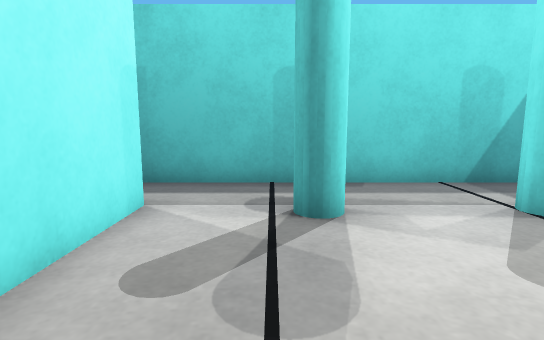
view 1 (above)

20 first-person views from a walk through a world built for the Webots simulator. The camera is 0.68 m above the floor, tilts 8° down and sees 80° across. The floor is counted in squares, 0.5 m on a side. Each view is taken from the middle of a square. On the plan, view 1 faces up. The plan holds only what a view shows up to about 14 squares ahead; the rest is blank. The place goes on beyond the plan. Robots are left out.

view 2
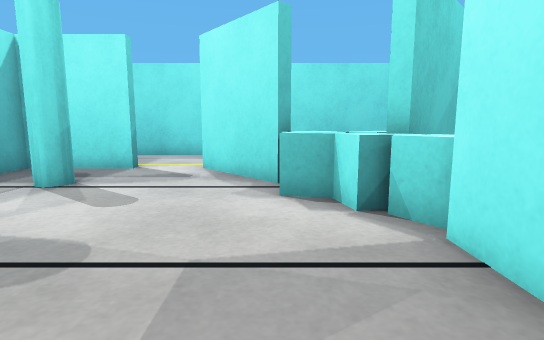

view 3
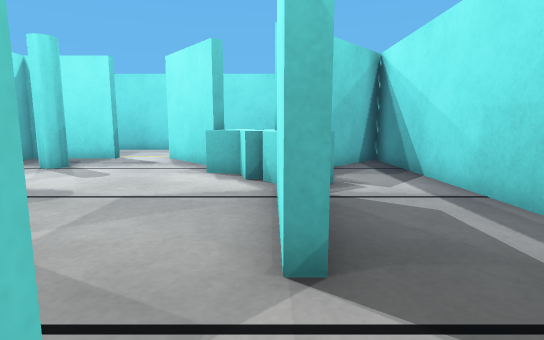

view 4
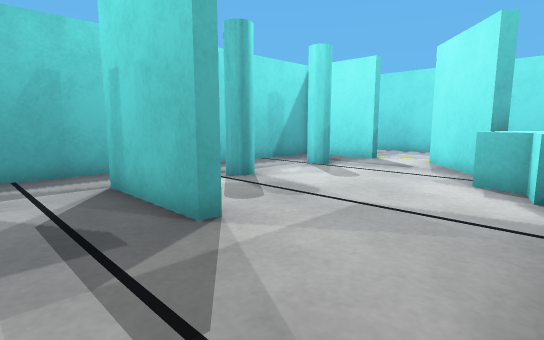

view 5
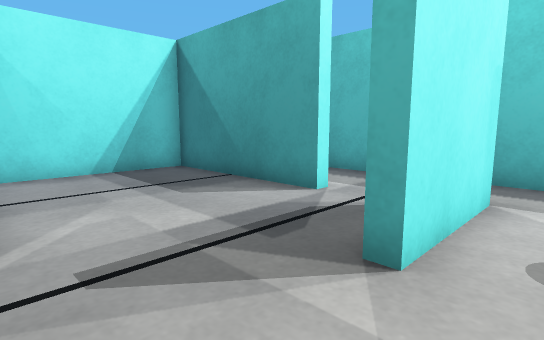

view 6
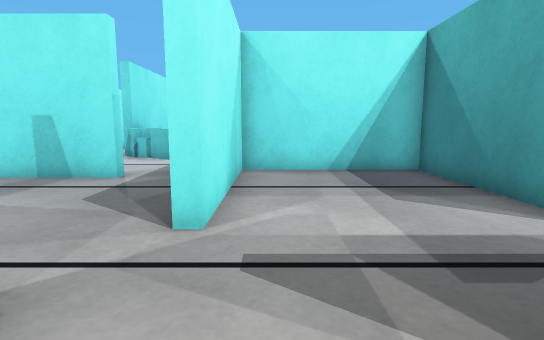

view 7
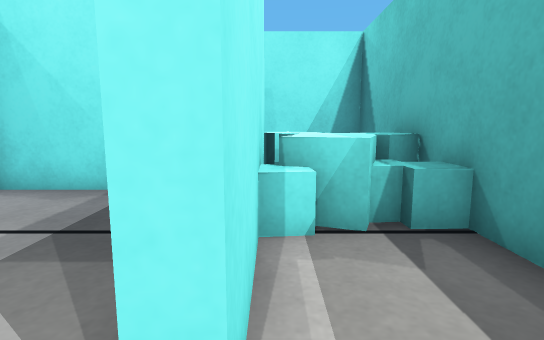

view 8
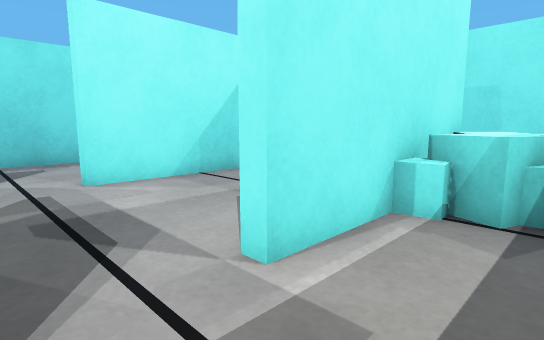

view 9
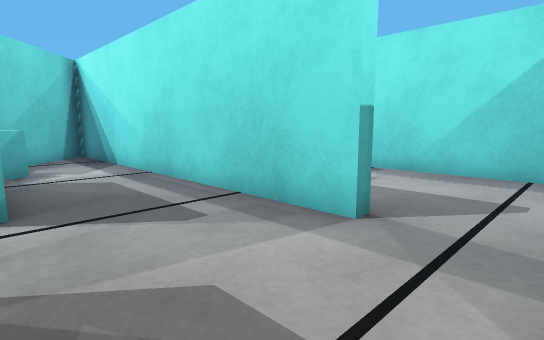

view 10
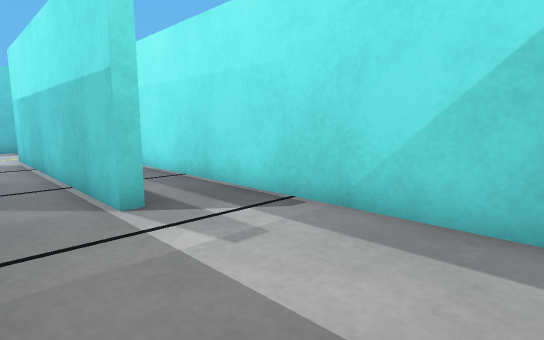

view 11
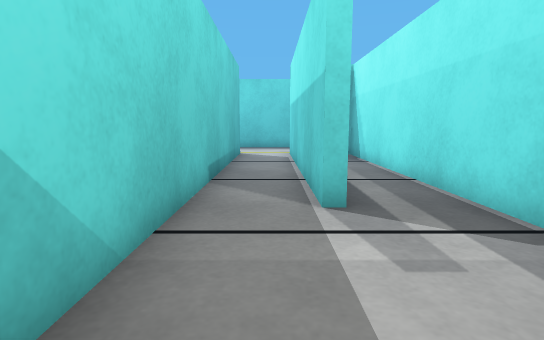

view 12
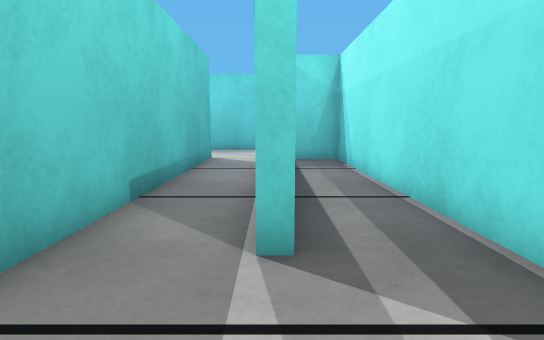

view 13
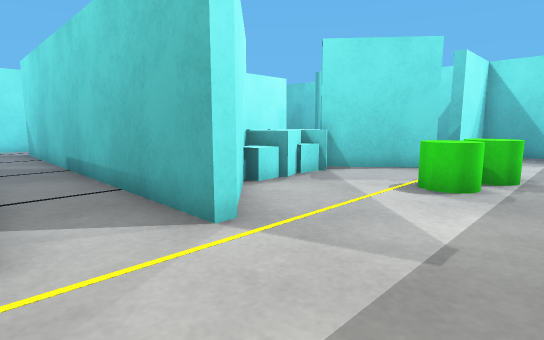

view 14
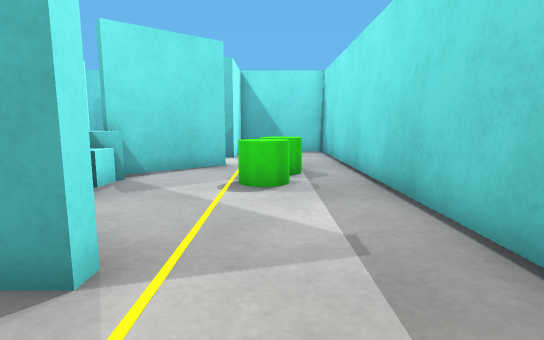

view 15
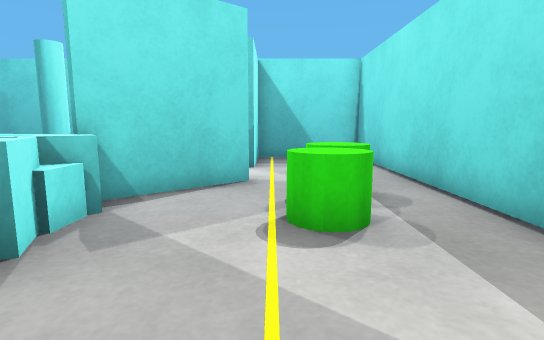

view 16
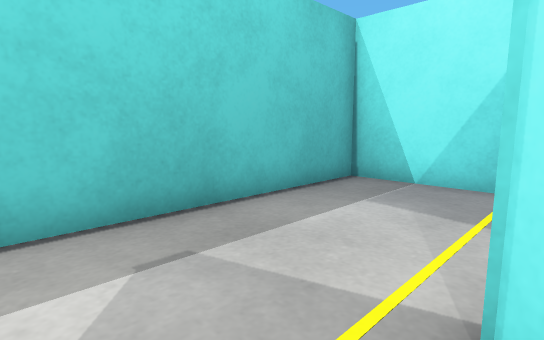

view 17
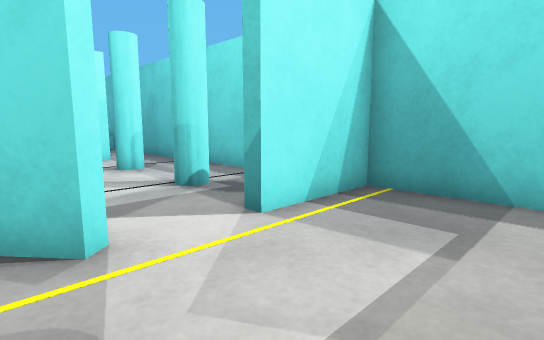

view 18
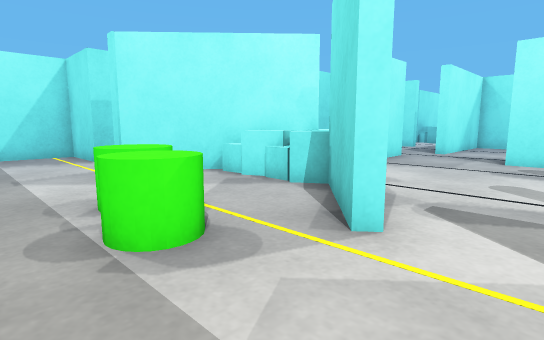

view 19
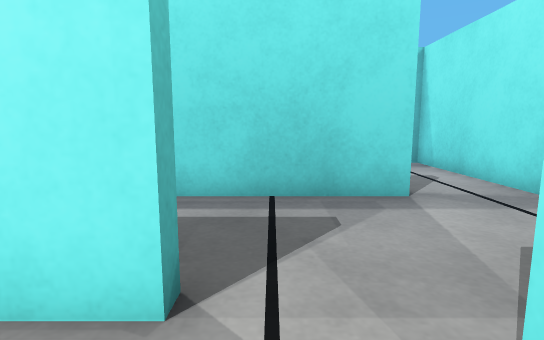

view 20
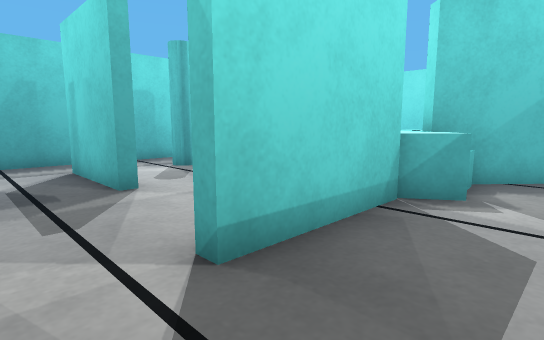

### Floor plan
Points are (right, up) in squares from view 1. A wall is a line through its corners. A room is listed if a view was taken in it or the views show most of it. See-through windows are left out.
Room 1 (views 1, 5, 6)
walls: (4.7, -0.4) (4.4, -0.1) (7.2, 2.2); (-2.2, 5.5) (-2.2, 1.9); (7.4, 4.4) (7, 4.4) (7, 7.6) (-1.5, 7.6); (-1.5, -2.1) (0.5, -2.1)
ways out: opening at (-2.5, 0) to room 2; opening at (-2.5, 6.5) to room 3; opening at (7, 3.5) to room 7
objects: cyan pole (0, 5) to (1, 5); cyan box (1, -3) to (1, -2); cyan box (2, -2) to (3, -1); cyan box (3, 0); cyan box (4, -2); cyan box (4, -1) to (4, 0); cyan pole (4, 5) to (5, 5); cyan box (5, -2) to (5, -1)
Room 2 (views 2, 3, 4, 19, 20)
walls: (-2.2, 1.9) (-2.6, 1.9) (-2.6, 3.6); (0.5, -2.5) (-3.2, -2.5) (-3.2, -2.1) (-1.5, -2.1); (-5.1, 4.4) (-10.7, 4.4) (-10.7, -0.9) (-5.1, -0.9) (-5.1, -1.4); (-6.6, -6.1) (6.7, -6.1); (5.5, -5) (3.3, -3)
ways out: opening at (-2.5, 0) to room 1; opening at (-4, 4.5) to room 3; opening at (-6, -3.5) to room 8
objects: cyan box (2, -3) to (3, -3)
Room 3 (views 7, 8)
walls: (-10.5, 4.8) (-5.1, 4.8) (-5.1, 4.4); (-2.6, 3.6) (-2.6, 5.5); (-1.5, 7.6) (-12.5, 7.6)
ways out: opening at (-2.5, 6.5) to room 1; opening at (-4, 4.5) to room 2
objects: cyan box (-12, 5) to (-11, 5); cyan box (-11, 7) to (-10, 7); other object (-10, 6); cyan box (-9, 6) to (-8, 6); cyan box (-9, 7); cyan box (-8, 5); cyan box (-8, 7)
Room 4 (view 9)
walls: (-9.8, -4) (-9.2, -4)
ways out: opening at (-9.5, -2.5) to room 8
Room 5 (views 10, 11, 12)
walls: (-2.8, -9.2) (-2.8, -8.8) (7.2, -8.8); (6.7, -6.1) (5.5, -5); (-9.2, -6.5) (-9.2, -11.6) (6.9, -11.6) (6.9, -9.9); (7.4, -6.5) (-6.6, -6.5)
ways out: opening at (7, -7.5) to room 6; opening at (-7.5, -6) to room 8
Room 6 (views 13, 14, 15, 16, 17)
walls: (7.2, -8.8) (7.2, -11.6) (11.6, -11.6) (11.6, 2.6); (3.5, -2.6) (7.4, -6.2) (7.4, -6.5); (7.2, 2.2) (7.4, 1.9) (4.7, -0.4)
ways out: opening at (7, -7.5) to room 5; opening at (9.5, 1.5) to room 7
objects: cyan box (5, -3); green cylinder (8, -2) to (9, -1); green cylinder (9, 0) to (10, 1)
Room 7 (view 18)
walls: (11.6, 2.6) (11.6, 7.6) (7.4, 7.6) (7.4, 4.4)
ways out: opening at (7, 3.5) to room 1; opening at (9.5, 1.5) to room 6
Room 8 (no view inside)
walls: (-9.2, -4) (-9.2, -6.5); (-6.6, -6.5) (-6.6, -6.1)
ways out: opening at (-6, -3.5) to room 2; opening at (-9.5, -2.5) to room 4; opening at (-7.5, -6) to room 5

Where each view was taken, in squares from view 1:
view 1: 0 up, 0 right, facing up
view 2: 0 up, 3 left, facing right
view 3: 2 down, 6 left, facing right
view 4: 2 down, 5 left, facing up-right
view 5: 1 down, 1 left, facing up-left
view 6: 0 up, 1 left, facing left
view 7: 5 up, 4 left, facing left
view 8: 7 up, 3 left, facing down-left
view 9: 2 down, 9 left, facing down-right
view 10: 7 down, 8 left, facing down-right
view 11: 8 down, 8 left, facing right
view 12: 9 down, 6 left, facing right
view 13: 9 down, 11 right, facing up-left
view 14: 9 down, 9 right, facing up
view 15: 6 down, 8 right, facing up
view 16: 4 down, 7 right, facing down-right
view 17: 1 up, 11 right, facing up-left
view 18: 4 up, 11 right, facing down-left
view 19: 0 up, 4 left, facing down
view 20: 5 down, 5 left, facing up-right
